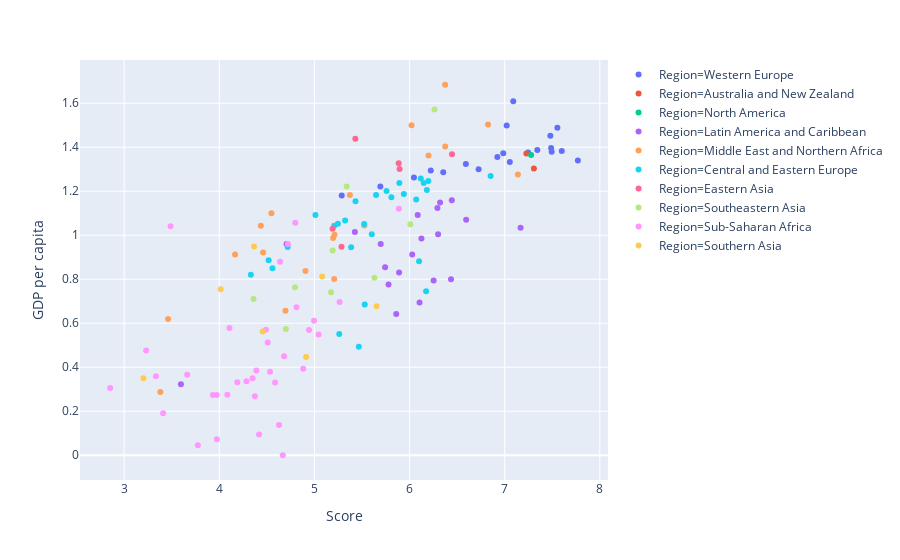

Source (notebook cell):
### Markdown cell above
Overall rank, возможно напрямую рассчтан исходя из индекса счастья.

Распределение ни по одному их признаков нельзя назвать нормальным

### Code cell
import plotly.express as px
fig = px.scatter(df, x="Score", y="GDP per capita", color="Region")
fig.show()

### Figure 1 — Plotly figure (JSON) as saved in the notebook; plotly's stock layout.template omitted (floating-point values rounded to 4 significant figures)
{"data": [{"hoverlabel": {"namelength": 0}, "hovertemplate": "Region=Western Europe<br>Score=%{x}<br>GDP per capita=%{y}", "legendgroup": "Region=Western Europe", "marker": {"color": "#636efa", "symbol": "circle"}, "mode": "markers", "name": "Region=Western Europe", "showlegend": true, "type": "scatter", "x": [7.769, 7.6, 7.554, 7.494, 7.488, 7.48, 7.343, 7.246, 7.09, 7.054, 7.021, 6.985, 6.923, 6.726, 6.592, 6.354, 6.223, 6.046, 5.693, 5.287], "xaxis": "x", "y": [1.34, 1.383, 1.488, 1.38, 1.396, 1.452, 1.387, 1.376, 1.609, 1.333, 1.499, 1.373, 1.356, 1.3, 1.324, 1.286, 1.294, 1.263, 1.221, 1.181], "yaxis": "y"}, {"hoverlabel": {"namelength": 0}, "hovertemplate": "Region=Australia and New Zealand<br>Score=%{x}<br>GDP per capita=%{y}", "legendgroup": "Region=Australia and New Zealand", "marker": {"color": "#EF553B", "symbol": "circle"}, "mode": "markers", "name": "Region=Australia and New Zealand", "showlegend": true, "type": "scatter", "x": [7.307, 7.228], "xaxis": "x", "y": [1.303, 1.372], "yaxis": "y"}, {"hoverlabel": {"namelength": 0}, "hovertemplate": "Region=North America<br>Score=%{x}<br>GDP per capita=%{y}", "legendgroup": "Region=North America", "marker": {"color": "#00cc96", "symbol": "circle"}, "mode": "markers", "name": "Region=North America", "showlegend": true, "type": "scatter", "x": [7.278], "xaxis": "x", "y": [1.365], "yaxis": "y"}, {"hoverlabel": {"namelength": 0}, "hovertemplate": "Region=Latin America and Caribbean<br>Score=%{x}<br>GDP per capita=%{y}", "legendgroup": "Region=Latin America and Caribbean", "marker": {"color": "#ab63fa", "symbol": "circle"}, "mode": "markers", "name": "Region=Latin America and Caribbean", "showlegend": true, "type": "scatter", "x": [7.167, 6.595, 6.444, 6.436, 6.321, 6.3, 6.293, 6.253, 6.125, 6.105, 6.086, 6.028, 5.89, 5.86, 5.779, 5.743, 5.697, 5.425, 4.707, 3.597], "xaxis": "x", "y": [1.034, 1.07, 1.159, 0.8, 1.149, 1.004, 1.124, 0.794, 0.985, 0.694, 1.092, 0.912, 0.831, 0.642, 0.776, 0.855, 0.96, 1.015, 0.96, 0.323], "yaxis": "y"}, {"hoverlabel": {"namelength": 0}, "hovertemplate": "Region=Middle East and Northern Africa<br>Score=%{x}<br>GDP per capita=%{y}", "legendgroup": "Region=Middle East and Northern Africa", "marker": {"color": "#FFA15A", "symbol": "circle"}, "mode": "markers", "name": "Region=Middle East and Northern Africa", "showlegend": true, "type": "scatter", "x": [7.139, 6.825, 6.375, 6.374, 6.199, 6.021, 5.525, 5.373, 5.211, 5.208, 5.197, 4.906, 4.696, 4.548, 4.461, 4.437, 4.166, 3.462, 3.38], "xaxis": "x", "y": [1.276, 1.503, 1.403, 1.684, 1.362, 1.5, 1.044, 1.183, 1.002, 0.801, 0.987, 0.837, 0.657, 1.1, 0.921, 1.043, 0.913, 0.619, 0.287], "yaxis": "y"}, {"hoverlabel": {"namelength": 0}, "hovertemplate": "Region=Central and Eastern Europe<br>Score=%{x}<br>GDP per capita=%{y}", "legendgroup": "Region=Central and Eastern Europe", "marker": {"color": "#19d3f3", "symbol": "circle"}, "mode": "markers", "name": "Region=Central and Eastern Europe", "showlegend": true, "type": "scatter", "x": [6.852, 6.198, 6.182, 6.174, 6.149, 6.118, 6.1, 6.07, 5.94, 5.893, 5.809, 5.758, 5.648, 5.603, 5.529, 5.523, 5.467, 5.432, 5.386, 5.323, 5.261, 5.247, 5.208, 5.011, 4.719, 4.559, 4.519, 4.332], "xaxis": "x", "y": [1.269, 1.246, 1.206, 0.745, 1.238, 1.258, 0.882, 1.162, 1.187, 1.237, 1.173, 1.201, 1.183, 1.004, 0.685, 1.051, 0.493, 1.155, 0.945, 1.067, 0.551, 1.052, 1.043, 1.092, 0.947, 0.85, 0.886, 0.82], "yaxis": "y"}, {"hoverlabel": {"namelength": 0}, "hovertemplate": "Region=Eastern Asia<br>Score=%{x}<br>GDP per capita=%{y}", "legendgroup": "Region=Eastern Asia", "marker": {"color": "#FF6692", "symbol": "circle"}, "mode": "markers", "name": "Region=Eastern Asia", "showlegend": true, "type": "scatter", "x": [6.446, 5.895, 5.886, 5.43, 5.285, 5.191], "xaxis": "x", "y": [1.368, 1.301, 1.327, 1.438, 0.948, 1.029], "yaxis": "y"}, {"hoverlabel": {"namelength": 0}, "hovertemplate": "Region=Southeastern Asia<br>Score=%{x}<br>GDP per capita=%{y}", "legendgroup": "Region=Southeastern Asia", "marker": {"color": "#B6E880", "symbol": "circle"}, "mode": "markers", "name": "Region=Southeastern Asia", "showlegend": true, "type": "scatter", "x": [6.262, 6.008, 5.631, 5.339, 5.192, 5.175, 4.796, 4.7, 4.36], "xaxis": "x", "y": [1.572, 1.05, 0.807, 1.221, 0.931, 0.741, 0.764, 0.574, 0.71], "yaxis": "y"}, {"hoverlabel": {"namelength": 0}, "hovertemplate": "Region=Sub-Saharan Africa<br>Score=%{x}<br>GDP per capita=%{y}", "legendgroup": "Region=Sub-Saharan Africa", "marker": {"color": "#FF97FF", "symbol": "circle"}, "mode": "markers", "name": "Region=Sub-Saharan Africa", "showlegend": true, "type": "scatter", "x": [5.888, 5.265, 5.044, 4.996, 4.944, 4.883, 4.812, 4.799, 4.722, 4.681, 4.668, 4.639, 4.628, 4.587, 4.534, 4.509, 4.49, 4.418, 4.39, 4.374, 4.35, 4.286, 4.189, 4.107, 4.085, 3.975, 3.973, 3.933, 3.775, 3.663, 3.488, 3.41, 3.334, 3.231, 2.853], "xaxis": "x", "y": [1.12, 0.696, 0.549, 0.611, 0.569, 0.393, 0.673, 1.057, 0.96, 0.45, 0, 0.879, 0.138, 0.331, 0.38, 0.512, 0.57, 0.094, 0.385, 0.268, 0.35, 0.336, 0.332, 0.578, 0.275, 0.073, 0.274, 0.274, 0.046, 0.366, 1.041, 0.191, 0.359, 0.476, 0.306], "yaxis": "y"}, {"hoverlabel": {"namelength": 0}, "hovertemplate": "Region=Southern Asia<br>Score=%{x}<br>GDP per capita=%{y}", "legendgroup": "Region=Southern Asia", "marker": {"color": "#FECB52", "symbol": "circle"}, "mode": "markers", "name": "Region=Southern Asia", "showlegend": true, "type": "scatter", "x": [5.653, 5.082, 4.913, 4.456, 4.366, 4.015, 3.203], "xaxis": "x", "y": [0.677, 0.813, 0.446, 0.562, 0.949, 0.755, 0.35], "yaxis": "y"}], "layout": {"legend": {"tracegroupgap": 0}, "margin": {"t": 60}, "xaxis": {"anchor": "y", "domain": [0, 1], "title": {"text": "Score"}}, "yaxis": {"anchor": "x", "domain": [0, 1], "title": {"text": "GDP per capita"}}}}
